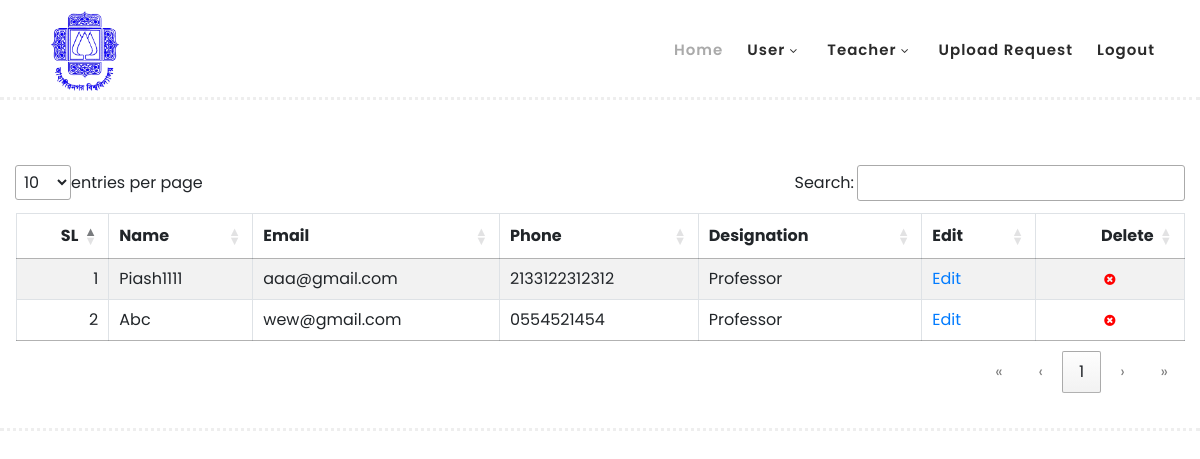
Before: /teacher_list.php (signed in) with the older database file.
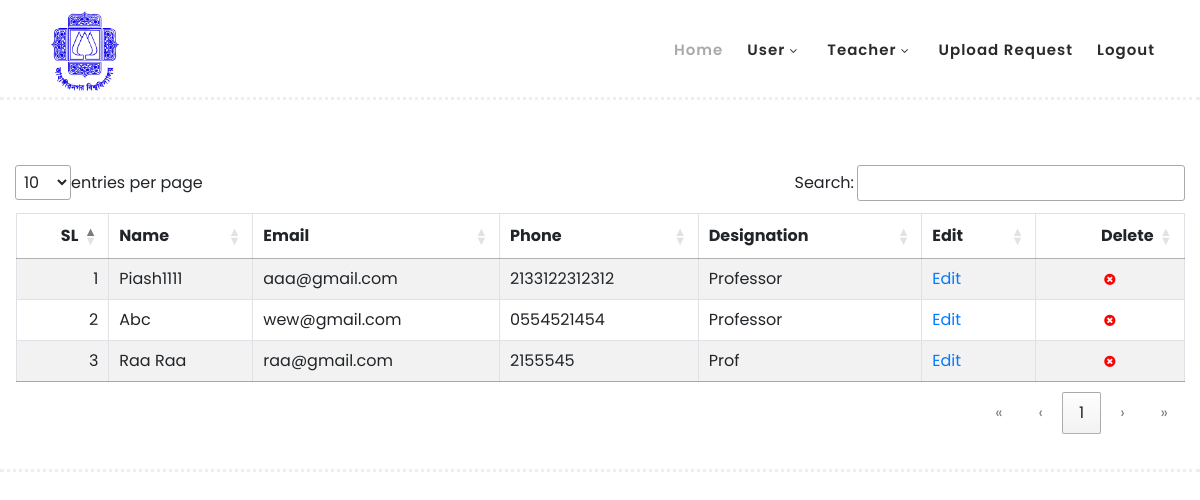
After: the same page with the newer database file.
### tables this page shows
CREATE TABLE `teacher` (
  `id` int(11) NOT NULL,
  `name` varchar(255) NOT NULL,
  `email` varchar(255) NOT NULL,
  `phone` varchar(255) NOT NULL,
  `designation` varchar(255) NOT NULL,
  `user` varchar(255) NOT NULL,
  `deleted` int(11) NOT NULL DEFAULT 0
);

### teacher_list.php (the view, shortened to what this page needs)
<?php
include "menu.php";
include 'connect.php';
?>
  <body>
 <body>
<?php
$sql = "SELECT * FROM teacher where deleted = 0 order by id asc";
$stmt = $dbh->prepare($sql);
$result = $stmt->execute();
if ($stmt->rowCount()) {
    $i=1;
    echo "<div align='center'> <table id='teacherList'  class='table table-striped table-bordered'> <thead><tr><th>SL</th><th>Name</th><th>Email</th><th style='text-align:left'>Phone</th><th>Designation</th><th>Edit</th><th>Delete</th></tr></thead><tbody>";
    while ($row = $stmt->fetch()) {
        $id = $row["id"];
        $name = $row["name"];
        $email = $row["email"] ;
        $phone = $row["phone"] ;
        $designation = $row["designation"] ;
        echo "<tr>";
        echo "<td>$i</td>";
        echo "<td>$name</td>";
        echo "<td>$email</td>";
        echo "<td style='text-align:left'>$phone</td>";
        echo "<td>$designation</td>";
        echo "<td><a href='teacher_edit.php?id=$id'>Edit</a></td>";
        echo "<td><div align='center'><i class='fa fa-times-circle' style='font-size: 13px ; color: red' onclick='deleteTeacher($id)'></i></div></td>";
        echo "</tr>";
        $i++;
    }
    echo "</tbody></table></div>";
}else{
    echo "<div width='100%' > No record found! </div>";
}
?>
  </body>
</html>

Changed rows visible on the page:
added teacher: name "Raa Raa", email "raa@gmail.com", phone "2155545", designation "Prof"
